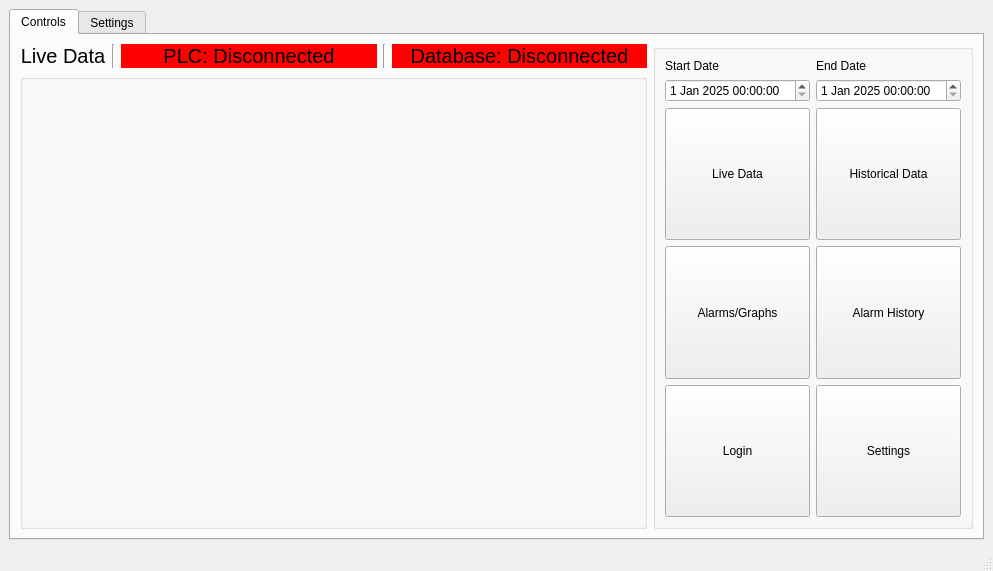
<?xml version="1.0" encoding="UTF-8"?>
<ui version="4.0">
 <class>MainWindow</class>
 <widget class="QMainWindow" name="MainWindow">
  <property name="geometry">
   <rect>
    <x>0</x>
    <y>0</y>
    <width>993</width>
    <height>571</height>
   </rect>
  </property>
  <property name="windowTitle">
   <string>MainWindow</string>
  </property>
  <property name="tabShape">
   <enum>QTabWidget::TabShape::Rounded</enum>
  </property>
  <widget class="QWidget" name="centralwidget">
   <layout class="QGridLayout" name="gridLayout_2">
    <item row="0" column="0">
     <widget class="QTabWidget" name="tabWidget">
      <property name="sizePolicy">
       <sizepolicy hsizetype="Expanding" vsizetype="Expanding">
        <horstretch>0</horstretch>
        <verstretch>0</verstretch>
       </sizepolicy>
      </property>
      <property name="styleSheet">
       <string notr="true"/>
      </property>
      <property name="currentIndex">
       <number>0</number>
      </property>
      <widget class="QWidget" name="controls_tab">
       <attribute name="title">
        <string>Controls</string>
       </attribute>
       <layout class="QGridLayout" name="gridLayout_4">
        <item row="0" column="4">
         <widget class="QLabel" name="label_15">
          <property name="sizePolicy">
           <sizepolicy hsizetype="Preferred" vsizetype="Fixed">
            <horstretch>0</horstretch>
            <verstretch>0</verstretch>
           </sizepolicy>
          </property>
          <property name="font">
           <font>
            <pointsize>15</pointsize>
           </font>
          </property>
          <property name="styleSheet">
           <string notr="true">background-color: red;</string>
          </property>
          <property name="text">
           <string>Database: Disconnected</string>
          </property>
          <property name="alignment">
           <set>Qt::AlignmentFlag::AlignCenter</set>
          </property>
         </widget>
        </item>
        <item row="0" column="1">
         <widget class="Line" name="line">
          <property name="orientation">
           <enum>Qt::Orientation::Vertical</enum>
          </property>
         </widget>
        </item>
        <item row="0" column="2">
         <widget class="QLabel" name="label_14">
          <property name="sizePolicy">
           <sizepolicy hsizetype="Preferred" vsizetype="Fixed">
            <horstretch>0</horstretch>
            <verstretch>0</verstretch>
           </sizepolicy>
          </property>
          <property name="font">
           <font>
            <pointsize>15</pointsize>
           </font>
          </property>
          <property name="styleSheet">
           <string notr="true">background-color: red;</string>
          </property>
          <property name="text">
           <string>PLC: Disconnected</string>
          </property>
          <property name="alignment">
           <set>Qt::AlignmentFlag::AlignCenter</set>
          </property>
         </widget>
        </item>
        <item row="0" column="0">
         <widget class="QLabel" name="label_13">
          <property name="sizePolicy">
           <sizepolicy hsizetype="Fixed" vsizetype="Fixed">
            <horstretch>0</horstretch>
            <verstretch>0</verstretch>
           </sizepolicy>
          </property>
          <property name="font">
           <font>
            <pointsize>15</pointsize>
           </font>
          </property>
          <property name="text">
           <string>Live Data</string>
          </property>
          <property name="alignment">
           <set>Qt::AlignmentFlag::AlignCenter</set>
          </property>
         </widget>
        </item>
        <item row="0" column="5" rowspan="2">
         <widget class="QGroupBox" name="controls_box">
          <property name="sizePolicy">
           <sizepolicy hsizetype="Fixed" vsizetype="Preferred">
            <horstretch>0</horstretch>
            <verstretch>0</verstretch>
           </sizepolicy>
          </property>
          <property name="minimumSize">
           <size>
            <width>300</width>
            <height>0</height>
           </size>
          </property>
          <property name="maximumSize">
           <size>
            <width>500</width>
            <height>16777215</height>
           </size>
          </property>
          <property name="title">
           <string/>
          </property>
          <layout class="QGridLayout" name="gridLayout_3">
           <item row="3" column="1">
            <widget class="QPushButton" name="alarm_history_button">
             <property name="sizePolicy">
              <sizepolicy hsizetype="Minimum" vsizetype="Ignored">
               <horstretch>0</horstretch>
               <verstretch>0</verstretch>
              </sizepolicy>
             </property>
             <property name="text">
              <string>Alarm History</string>
             </property>
            </widget>
           </item>
           <item row="4" column="0">
            <widget class="QPushButton" name="login_button">
             <property name="sizePolicy">
              <sizepolicy hsizetype="Minimum" vsizetype="Ignored">
               <horstretch>0</horstretch>
               <verstretch>0</verstretch>
              </sizepolicy>
             </property>
             <property name="text">
              <string>Login</string>
             </property>
            </widget>
           </item>
           <item row="2" column="0">
            <widget class="QPushButton" name="live_data_button">
             <property name="sizePolicy">
              <sizepolicy hsizetype="Minimum" vsizetype="Ignored">
               <horstretch>0</horstretch>
               <verstretch>0</verstretch>
              </sizepolicy>
             </property>
             <property name="text">
              <string>Live Data</string>
             </property>
            </widget>
           </item>
           <item row="3" column="0">
            <widget class="QPushButton" name="data_settings_button">
             <property name="sizePolicy">
              <sizepolicy hsizetype="Minimum" vsizetype="Ignored">
               <horstretch>0</horstretch>
               <verstretch>0</verstretch>
              </sizepolicy>
             </property>
             <property name="text">
              <string>Alarms/Graphs</string>
             </property>
            </widget>
           </item>
           <item row="1" column="0">
            <widget class="QDateTimeEdit" name="dateTimeEdit">
             <property name="dateTime">
              <datetime>
               <hour>0</hour>
               <minute>0</minute>
               <second>0</second>
               <year>2025</year>
               <month>1</month>
               <day>1</day>
              </datetime>
             </property>
            </widget>
           </item>
           <item row="0" column="1">
            <widget class="QLabel" name="label_10">
             <property name="sizePolicy">
              <sizepolicy hsizetype="Preferred" vsizetype="Fixed">
               <horstretch>0</horstretch>
               <verstretch>0</verstretch>
              </sizepolicy>
             </property>
             <property name="text">
              <string>End Date</string>
             </property>
            </widget>
           </item>
           <item row="2" column="1">
            <widget class="QPushButton" name="historical_data_button">
             <property name="sizePolicy">
              <sizepolicy hsizetype="Minimum" vsizetype="Ignored">
               <horstretch>0</horstretch>
               <verstretch>0</verstretch>
              </sizepolicy>
             </property>
             <property name="text">
              <string>Historical Data</string>
             </property>
            </widget>
           </item>
           <item row="0" column="0">
            <widget class="QLabel" name="label_2">
             <property name="sizePolicy">
              <sizepolicy hsizetype="Preferred" vsizetype="Fixed">
               <horstretch>0</horstretch>
               <verstretch>0</verstretch>
              </sizepolicy>
             </property>
             <property name="text">
              <string>Start Date</string>
             </property>
            </widget>
           </item>
           <item row="1" column="1">
            <widget class="QDateTimeEdit" name="dateTimeEdit_2">
             <property name="dateTime">
              <datetime>
               <hour>0</hour>
               <minute>0</minute>
               <second>0</second>
               <year>2025</year>
               <month>1</month>
               <day>1</day>
              </datetime>
             </property>
            </widget>
           </item>
           <item row="4" column="1">
            <widget class="QPushButton" name="pushButton">
             <property name="sizePolicy">
              <sizepolicy hsizetype="Minimum" vsizetype="Ignored">
               <horstretch>0</horstretch>
               <verstretch>0</verstretch>
              </sizepolicy>
             </property>
             <property name="text">
              <string>Settings</string>
             </property>
            </widget>
           </item>
          </layout>
         </widget>
        </item>
        <item row="1" column="0" colspan="5">
         <widget class="QGroupBox" name="graph_box">
          <property name="title">
           <string/>
          </property>
          <layout class="QGridLayout" name="gridLayout"/>
         </widget>
        </item>
        <item row="0" column="3">
         <widget class="Line" name="line_2">
          <property name="orientation">
           <enum>Qt::Orientation::Vertical</enum>
          </property>
         </widget>
        </item>
       </layout>
      </widget>
      <widget class="QWidget" name="settings_tab">
       <attribute name="title">
        <string>Settings</string>
       </attribute>
       <layout class="QHBoxLayout" name="horizontalLayout_2">
        <item>
         <widget class="QGroupBox" name="plc_settings_box">
          <property name="title">
           <string>Connect PLC</string>
          </property>
          <layout class="QVBoxLayout" name="verticalLayout_3">
           <item>
            <widget class="QComboBox" name="plc_select_dropdown">
             <property name="editable">
              <bool>false</bool>
             </property>
             <property name="currentText">
              <string extracomment="Select PLC...">Local TwinCat XAE PLC</string>
             </property>
             <property name="currentIndex">
              <number>0</number>
             </property>
             <property name="placeholderText">
              <string extracomment="Select PLC"/>
             </property>
             <item>
              <property name="text">
               <string>Local TwinCat XAE PLC</string>
              </property>
             </item>
             <item>
              <property name="text">
               <string>Beckhoff PLC</string>
              </property>
             </item>
             <item>
              <property name="text">
               <string>Allen Bradley PLC</string>
              </property>
             </item>
            </widget>
           </item>
           <item>
            <widget class="QRadioButton" name="default_plc_radio">
             <property name="text">
              <string>Default</string>
             </property>
             <property name="checked">
              <bool>false</bool>
             </property>
            </widget>
           </item>
           <item>
            <widget class="QRadioButton" name="custom_plc_radio">
             <property name="text">
              <string>Custom</string>
             </property>
             <property name="checked">
              <bool>true</bool>
             </property>
            </widget>
           </item>
           <item>
            <widget class="QGroupBox" name="plc_connection_settings">
             <property name="styleSheet">
              <string notr="true">QGroupBox{border:0}</string>
             </property>
             <property name="title">
              <string/>
             </property>
             <property name="flat">
              <bool>false</bool>
             </property>
             <property name="checkable">
              <bool>false</bool>
             </property>
             <layout class="QGridLayout" name="gridLayout_6">
              <item row="0" column="0">
               <widget class="QLabel" name="label_3">
                <property name="text">
                 <string>IP Address</string>
                </property>
               </widget>
              </item>
              <item row="0" column="1">
               <widget class="QLineEdit" name="plc_ip_port"/>
              </item>
              <item row="1" column="0">
               <widget class="QLabel" name="label_5">
                <property name="text">
                 <string>Port</string>
                </property>
               </widget>
              </item>
              <item row="1" column="1">
               <widget class="QLineEdit" name="plc_port_input"/>
              </item>
             </layout>
            </widget>
           </item>
           <item>
            <spacer name="verticalSpacer_4">
             <property name="orientation">
              <enum>Qt::Orientation::Vertical</enum>
             </property>
             <property name="sizeHint" stdset="0">
              <size>
               <width>20</width>
               <height>144</height>
              </size>
             </property>
            </spacer>
           </item>
           <item>
            <widget class="QPushButton" name="plc_connect_button">
             <property name="text">
              <string>Connect</string>
             </property>
            </widget>
           </item>
           <item>
            <widget class="QGroupBox" name="plc_connection_status_box">
             <property name="styleSheet">
              <string notr="true">background-color: red;
border:0</string>
             </property>
             <property name="title">
              <string/>
             </property>
             <layout class="QHBoxLayout" name="horizontalLayout_4">
              <item>
               <widget class="QLabel" name="label_9">
                <property name="text">
                 <string>Connection Status:</string>
                </property>
               </widget>
              </item>
              <item>
               <widget class="QLabel" name="plc_connection_status_label">
                <property name="text">
                 <string>Disconnected</string>
                </property>
                <property name="alignment">
                 <set>Qt::AlignmentFlag::AlignRight|Qt::AlignmentFlag::AlignTrailing|Qt::AlignmentFlag::AlignVCenter</set>
                </property>
               </widget>
              </item>
             </layout>
            </widget>
           </item>
          </layout>
         </widget>
        </item>
        <item>
         <widget class="QGroupBox" name="database_settings_box">
          <property name="title">
           <string>Connect Database</string>
          </property>
          <layout class="QVBoxLayout" name="verticalLayout_2">
           <item>
            <widget class="QComboBox" name="db_select_dropdown">
             <property name="editable">
              <bool>false</bool>
             </property>
             <property name="currentText">
              <string extracomment="Select PLC...">Local DB</string>
             </property>
             <property name="currentIndex">
              <number>0</number>
             </property>
             <property name="placeholderText">
              <string extracomment="Select PLC"/>
             </property>
             <item>
              <property name="text">
               <string>Local DB</string>
              </property>
             </item>
            </widget>
           </item>
           <item>
            <widget class="QRadioButton" name="db_connection_default_radio">
             <property name="text">
              <string>Default</string>
             </property>
             <property name="checked">
              <bool>true</bool>
             </property>
            </widget>
           </item>
           <item>
            <widget class="QRadioButton" name="db_connection_custom_radio">
             <property name="text">
              <string>Custom</string>
             </property>
            </widget>
           </item>
           <item>
            <widget class="QGroupBox" name="db_settings_form">
             <property name="styleSheet">
              <string notr="true">QGroupBox{border:0}</string>
             </property>
             <property name="title">
              <string/>
             </property>
             <layout class="QGridLayout" name="gridLayout_5">
              <item row="0" column="0">
               <widget class="QLabel" name="label_4">
                <property name="text">
                 <string>User</string>
                </property>
               </widget>
              </item>
              <item row="0" column="1">
               <widget class="QLineEdit" name="db_login_input">
                <property name="text">
                 <string>plc_login</string>
                </property>
               </widget>
              </item>
              <item row="1" column="0">
               <widget class="QLabel" name="label_6">
                <property name="text">
                 <string>Password</string>
                </property>
               </widget>
              </item>
              <item row="1" column="1">
               <widget class="QLineEdit" name="db_password_input">
                <property name="text">
                 <string>test123</string>
                </property>
               </widget>
              </item>
              <item row="2" column="0">
               <widget class="QLabel" name="label_8">
                <property name="text">
                 <string>Host</string>
                </property>
               </widget>
              </item>
              <item row="2" column="1">
               <widget class="QLineEdit" name="db_host_input">
                <property name="text">
                 <string>localhost</string>
                </property>
               </widget>
              </item>
              <item row="3" column="0">
               <widget class="QLabel" name="label_7">
                <property name="text">
                 <string>Database</string>
                </property>
               </widget>
              </item>
              <item row="3" column="1">
               <widget class="QLineEdit" name="db_db_input">
                <property name="text">
                 <string>plc_data_1</string>
                </property>
               </widget>
              </item>
             </layout>
            </widget>
           </item>
           <item>
            <spacer name="verticalSpacer">
             <property name="orientation">
              <enum>Qt::Orientation::Vertical</enum>
             </property>
             <property name="sizeHint" stdset="0">
              <size>
               <width>20</width>
               <height>40</height>
              </size>
             </property>
            </spacer>
           </item>
           <item>
            <widget class="QPushButton" name="db_connect_button">
             <property name="text">
              <string>Connect</string>
             </property>
            </widget>
           </item>
           <item>
            <widget class="QGroupBox" name="db_connection_status_box">
             <property name="styleSheet">
              <string notr="true">background-color: red;border:0;</string>
             </property>
             <property name="title">
              <string/>
             </property>
             <layout class="QHBoxLayout" name="horizontalLayout_3">
              <item>
               <widget class="QLabel" name="label">
                <property name="text">
                 <string>Connection Status:</string>
                </property>
               </widget>
              </item>
              <item>
               <widget class="QLabel" name="db_connected_label">
                <property name="text">
                 <string>Disconnected</string>
                </property>
                <property name="alignment">
                 <set>Qt::AlignmentFlag::AlignRight|Qt::AlignmentFlag::AlignTrailing|Qt::AlignmentFlag::AlignVCenter</set>
                </property>
               </widget>
              </item>
             </layout>
            </widget>
           </item>
          </layout>
         </widget>
        </item>
       </layout>
      </widget>
     </widget>
    </item>
   </layout>
  </widget>
  <widget class="QStatusBar" name="statusBar"/>
 </widget>
 <resources/>
 <connections/>
</ui>
